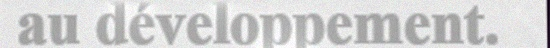
#> input picture doc/imgs_words/french/2.jpg, 550 x 48 px, given in place of 2.png, which was not available
$ python project_utils.py   (older library calls are emulated)
#> lines starting #> are read from the running program, lines starting #| are printed output that depends on the picture; after the words box and inside, x2 and y2 are one past the last pixel; in counts of white or black regions, pixels touching at a corner belong together; pictures that were not available may be replaced by others from this repository, and a replacement may not be noted
#> further down, img is the input picture: shape (48, 550, 3); mean B, G, R 210.6, 210.6, 210.6
import argparse
import os, sys
import cv2
import numpy as np
import json
from PIL import Image, ImageDraw, ImageFont
import math
import re
import difflib
from shapely.geometry import Polygon
import pyclipper

class PostProcess(object):
    # [173 lines left out: functions __init__, polygons_from_bitmap, boxes_from_bitmap, unclip, get_mini_boxes, box_score_fast and 1 more, not called in this run]

def get_lines_mask(binary_image, which='v'):
    assert which in ('v', 'h')
    # Create the images that will use to extract the horizontal or vertical lines
    img = np.copy(binary_image)
    h, w = img.shape[:2]
    # Specify size on horizontal axis
    if which == 'v':
        kernel_tuple = (1, h // 30)
    else:
        kernel_tuple = (w // 30, 1)
    # Create structure element for extracting vertical lines through morphology operations
    structure = cv2.getStructuringElement(cv2.MORPH_RECT, kernel_tuple)
    # Apply morphology operations
    img = cv2.erode(img, structure)
    img = cv2.dilate(img, structure)
    # Inverse vertical image
    img = cv2.bitwise_not(img)
    # extract edges
    edges = cv2.adaptiveThreshold(img, 255, cv2.ADAPTIVE_THRESH_MEAN_C, cv2.THRESH_BINARY, 3, -2)
    # dilate(edges)
    kernel = np.ones((2, 2), np.uint8)
    edges = cv2.dilate(edges, kernel)
    # src.copyTo(smooth)
    smooth = np.copy(img)
    # blur smooth img
    smooth = cv2.blur(smooth, (2, 2))
    # smooth.copyTo(src, edges)
    (rows_or_cols, cols) = np.where(edges != 0)
    img[rows_or_cols, cols] = smooth[rows_or_cols, cols]
    img = cv2.bitwise_not(img)
    thresh, mask = cv2.threshold(img, 1, 255, cv2.THRESH_BINARY)
    mask = mask.astype(bool)
    return mask


def line_angle(line):
    if len(line.shape) == 1:
        gradient = (line[3] - line[1]) / (line[2] - line[0])
    else:
        gradient = (line[:, 3] - line[:, 1]) / (line[:, 2] - line[:, 0] + 0.00001)
    line_angle = np.arctan(gradient) / np.pi * 180
    return line_angle


def get_lines(img):
    output_lines = []
    h, w = img.shape[:2]
#> h = 48; w = 550
    gray = cv2.cvtColor(img, cv2.COLOR_BGR2GRAY)
    gray = cv2.bitwise_not(gray)
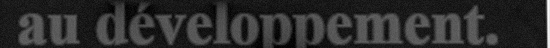
#> gray: shape (48, 550); min 0, max 250, mean 44.4
    bw = cv2.adaptiveThreshold(gray, 255, cv2.ADAPTIVE_THRESH_MEAN_C, cv2.THRESH_BINARY, 15, -2)
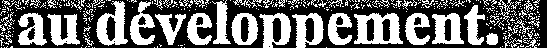
#> bw: shape (48, 550); 41.9% white; 382 white regions (332 under 20 px), largest, box (x1, y1, x2, y2) and area: (354, 13, 403, 44) 957, (96, 1, 128, 46) 754, (259, 13, 291, 48) 647
    h_edges = get_lines_mask(bw, 'h')
#> in get_lines_mask, `img = cv2.erode(img, structure)`: img: shape (48, 550); 1.4% white in thin lines or dots, all inside (x1, y1, x2, y2) = (27, 15, 477, 44)
#> in get_lines_mask, `img = cv2.dilate(img, structure)`: img: shape (48, 550); 4.5% white in thin lines or dots, all inside (x1, y1, x2, y2) = (19, 15, 486, 44)
#> in get_lines_mask, `edges = cv2.adaptiveThreshold(img, 255, cv2.ADAPTIVE_THRESH_MEAN_C, cv..`: edges: shape (48, 550); 5.3% white in thin lines or dots, all inside (x1, y1, x2, y2) = (18, 14, 487, 45)
#> in get_lines_mask, `edges = cv2.dilate(edges, kernel)`: edges: shape (48, 550); 10.7% white; 21 white regions, largest, box (x1, y1, x2, y2) and area: (330, 38, 406, 45) 316, (407, 38, 467, 46) 256, (354, 15, 402, 21) 200
#> in get_lines_mask, `smooth = cv2.blur(smooth, (2, 2))`:
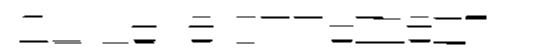
#> smooth: shape (48, 550); min 0, max 255, mean 243.5
#> in get_lines_mask, `(rows_or_cols, cols) = np.where(edges != 0)`: rows_or_cols = 2816 values from 14 to 45; cols = 2816 values, max 487 at index 43, min 18 at index 1606, mean 276.5
#> in get_lines_mask, `thresh, mask = cv2.threshold(img, 1, 255, cv2.THRESH_BINARY)`:
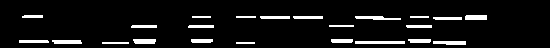
#> mask: shape (48, 550); 7.2% white; 23 white regions, largest, box (x1, y1, x2, y2) and area: (355, 41, 405, 44) 150, (355, 16, 401, 20) 130, (433, 41, 466, 45) 119
    h_edges = h_edges * 255
    h_edges = h_edges.astype(np.uint8)
    h_lines = cv2.HoughLinesP(h_edges, 1, np.pi / 360, int(h / 10), minLineLength=int(h / 10), maxLineGap=int(h / 50))
#> h_lines = 109 rows, first 6: [260, 17, 289, 17], [373, 19, 400, 19], [356, 18, 400, 18], [191, 40, 212, 40], [329, 26, 351, 25], [236, 16, 255, 16]

    v_edges = get_lines_mask(bw, 'v')
#> call 2 of get_lines_mask, with which = 'v'
#> in get_lines_mask (call 2), `edges = cv2.adaptiveThreshold(img, 255, cv2.ADAPTIVE_THRESH_MEAN_C, cv..`: edges: shape (48, 550); 30% white in thin lines or dots
#> in get_lines_mask (call 2), `edges = cv2.dilate(edges, kernel)`:
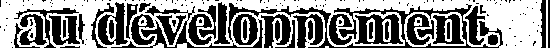
#> edges: shape (48, 550); 53.4% white; 158 black regions (118 under 20 px), largest, box (x1, y1, x2, y2) and area: (228, 3, 503, 48) 1855, (111, 6, 263, 48) 841, (355, 14, 403, 44) 782
#> in get_lines_mask (call 2), `smooth = cv2.blur(smooth, (2, 2))`:
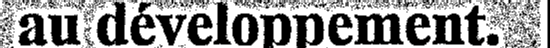
#> smooth: shape (48, 550); min 0, max 255, mean 147.7
#> in get_lines_mask (call 2), `(rows_or_cols, cols) = np.where(edges != 0)`: rows_or_cols = 14100 values from 0 to 47; cols = 14100 values, max 547 at index 474, min 0 at index 3490, mean 282
#> in get_lines_mask (call 2), `thresh, mask = cv2.threshold(img, 1, 255, cv2.THRESH_BINARY)`:
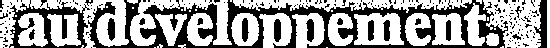
#> mask: shape (48, 550); 61.2% white; 188 black regions (167 under 20 px), largest, box (x1, y1, x2, y2) and area: (88, 0, 508, 48) 6769, (9, 0, 90, 48) 1384, (534, 0, 547, 48) 355
    v_edges = v_edges * 255
    v_edges = v_edges.astype(np.uint8)
    v_lines = cv2.HoughLinesP(v_edges, 1, np.pi / 360, int(w / 10), minLineLength=int(w / 10), maxLineGap=int(w / 50))
#> v_lines = 80 rows, first 6: [188, 40, 549, 40], [0, 15, 549, 20], [99, 0, 549, 3], [190, 41, 549, 41], [0, 26, 337, 29], [3, 18, 477, 22]

    if h_lines is not None:
        lines = h_lines[:, 0, :].tolist()
#> lines = 109 items, first 6: [260, 17, 289, 17], [373, 19, 400, 19], [356, 18, 400, 18], [191, 40, 212, 40], [329, 26, 351, 25], [236, 16, 255, 16]
        sort_lines = np.ones_like(lines)
        for i, line in enumerate(lines):
            if line[0] <= line[2]:
                sort_lines[i, :] = line
            else:
                sort_lines[i, :] = np.array([line[2], line[3], line[0], line[1]])
#> this loop made 109 passes
#> line on passes 1 to 12: [260, 17, 289, 17], [373, 19, 400, 19], [356, 18, 400, 18], [191, 40, 212, 40], [329, 26, 351, 25], [236, 16, 255, 16], [410, 16, 428, 16], [435, 19, 461, 17], [355, 41, 404, 41], [433, 41, 444, 41], [134, 41, 152, 39], [433, 17, 446, 17]
#> after the loop, sort_lines has the same summary as h_lines
        h_lines = sort_lines

        h_index = np.array(list(range(len(h_lines))))
#> h_index = 109 values from 0 to 108
        h_clusters = []
        while h_index.size > 0:
            sub_cluster = []
            i = h_index[0]
            sub_cluster.append(i)
            y_dist = abs(h_lines[i, 1] - h_lines[h_index[1:], 1])
            dist_idx = np.where(abs(y_dist) < int(h / 100))[0]
            angle_diff = abs(line_angle(h_lines[i]) - line_angle(h_lines[h_index[1:]]))
            angle_idx = np.where(angle_diff < 3)[0]
            merge_idx = np.intersect1d(dist_idx, angle_idx)
            # leave_idx = np.setdiff1d(h_index,merge_idx+1)
            # leave_idx=np.setdiff1d(leave_idx,h_index[0])
            merge_idx = (merge_idx + 1).tolist()
            sub_cluster.extend(h_index[merge_idx])
            h_clusters.append(sub_cluster)
            leave_idx = np.setdiff1d(h_index, np.array(sub_cluster))
            h_index = leave_idx
#> this loop made 109 passes
#> angle_idx on passes 16, 20, 21, 26, 27, 28: [9, 10, 13, 15, 19, 27, 29, 35, 36, 48, 52, 57, 60, 65], [23, 32, 41, 48, 52, 54, 61, 72, 80], [6, 16, 23, 36, 39, 66], [0, 3, 4, 5, 9, 16, 19, 20, 25, 26, 38, 42, 47, 50, 55], [2, 3, 4, 8, 15, 18, 19, 24, 37, 46, 49], [16, 29, 59]
#> after the loop, h_clusters = 109 items, first 6: [0], [1], [2], [3], [4], [5]
        h_lines_cluster = []
        for cl in h_clusters:
            line_cluster = []
            cl_line = h_lines[cl]
            min_x = np.argsort(cl_line[:, 0])
            max_x = np.argsort(cl_line[:, 2])
            start = cl_line[min_x[0], :2]
            end = cl_line[max_x[-1], 2:]
            line_cluster.extend(list(start))
            line_cluster.extend(list(end))
            h_lines_cluster.append(line_cluster)
#> this loop made 109 passes
#> (cl, start, end) on passes 1 to 12: ([0], [260, 17], [289, 17]), ([1], [373, 19], [400, 19]), ([2], [356, 18], [400, 18]), ([3], [191, 40], [212, 40]), ([4], [329, 26], [351, 25]), ([5], [236, 16], [255, 16]), ([6], [410, 16], [428, 16]), ([7], [435, 19], [461, 17]), ([8], [355, 41], [404, 41]), ([9], [433, 41], [444, 41]), ([10], [134, 41], [152, 39]), ([11], [433, 17], [446, 17])
#> after the loop, h_lines_cluster has the same summary as lines
    else:
        h_lines_cluster = []

    if v_lines is not None:
        lines = v_lines[:, 0, :].tolist()
#> lines = 80 items, first 6: [188, 40, 549, 40], [0, 15, 549, 20], [99, 0, 549, 3], [190, 41, 549, 41], [0, 26, 337, 29], [3, 18, 477, 22]
        sort_lines = np.ones_like(lines)
        for i, line in enumerate(lines):
            if line[1] <= line[3]:
                sort_lines[i, :] = line
            else:
                sort_lines[i, :] = np.array([line[2], line[3], line[0], line[1]])
#> this loop made 80 passes
#> line on passes 1 to 12: [188, 40, 549, 40], [0, 15, 549, 20], [99, 0, 549, 3], [190, 41, 549, 41], [0, 26, 337, 29], [3, 18, 477, 22], [0, 42, 153, 42], [188, 38, 549, 38], [139, 4, 549, 4], [0, 40, 338, 34], [0, 43, 153, 43], [139, 5, 549, 5]
#> after the loop, sort_lines has the same summary as v_lines
        v_lines = sort_lines
        v_index = np.array(list(range(len(v_lines))))
#> v_index = 80 values from 0 to 79
        v_clusters = []
        while v_index.size > 0:
            sub_cluster = []
            i = v_index[0]
            sub_cluster.append(i)
            w_dist = abs(v_lines[i, 0] - v_lines[v_index[1:], 0])
            idx = np.where(abs(w_dist) < int(w / 80))[0]
            leave_idx = np.where(abs(w_dist) >= int(w / 80))[0]
            idx = (idx + 1).tolist()
            sub_cluster.extend(v_index[idx])
            v_clusters.append(sub_cluster)
            leave_idx = (leave_idx + 1).tolist()
            v_index = v_index[leave_idx]
#> this loop made 26 passes
#> (i, idx) on passes 1, 2, 3, 4, 6, 8, 10, 11, 12, 13: (0, [3, 7, 14, 33]), (1, [2, 3, 4, 7, 9, 10, 13, 14, 18, 19, 21, 24, 37, 38, 49, 71]), (2, [42, 43]), (8, [2, 3, 8, 16, 27, 37, 44, 47]), (16, [5, 8, 26, 34]), (20, [1, 2, 27, 28, 30, 34]), (30, [4]), (32, [6, 24]), (34, [2, 16]), (36, [5, 9])
#> (i, w_dist, leave_idx, v_index) on passes 18, 19, 20, 22, 23: (52, [285, 245, 125, 86, 455, 407, 125, 358, 408, 301], [1, 2, 3, 4, 5, 6, 7, 8, 9, 10], [56, 60, 61, 67, 70, 72, 75, 77, 78, 79]), (56, [40, 160, 199, 170, 122, 160, 73, 123, 16], [1, 2, 3, 4, 5, 6, 7, 8, 9], [60, 61, 67, 70, 72, 75, 77, 78, 79]), (60, [120, 159, 210, 162, 120, 113, 163, 56], [1, 2, 3, 4, 5, 6, 7, 8], [61, 67, 70, 72, 75, 77, 78, 79]), (67, [369, 321, 272, 322, 215], [1, 2, 3, 4, 5], [70, 72, 77, 78, 79]), (70, [48, 97, 47, 154], [1, 2, 3, 4], [72, 77, 78, 79])
#> after the loop, v_clusters = 26 items, first 6: [0, 3, 7, 14, 33], [1, 4, 5, 6, 10, 12, 13, 17, 18, 22, 23, 25, 28, 42, 43, 54, 76], [2, 63, 64], [8, 11, 15, 24, 35, 48, 59, 68, 71], [9], [16, 27, 31, 55, 66]; v_index = empty array
        v_lines_cluster = []
        for cl in v_clusters:
            line_cluster = []
            cl_line = v_lines[cl]
            min_x = np.argsort(cl_line[:, 1])
            max_x = np.argsort(cl_line[:, 3])
            start = cl_line[min_x[0], :2]
            end = cl_line[max_x[-1], 2:]
            line_cluster.extend(list(start))
            line_cluster.extend(list(end))
            v_lines_cluster.append(line_cluster)
#> this loop made 26 passes
#> cl on passes 15 to 26: [40, 45, 49, 57], [44, 47], [50, 53], [52], [56], [60], [61, 75], [67], [70], [72, 78], [77], [79]
#> (cl, min_x, max_x, start, end) on passes 4, 5, 6, 7, 9: ([8, 11, 15, 24, 35, 48, 59, 68, 71], [0, 1, 2, 3, 6, 7, 5, 4, 8], [0, 1, 2, 3, 7, 6, 5, 4, 8], [139, 4], [207, 45]), ([9], [0], [0], [338, 34], [0, 40]), ([16, 27, 31, 55, 66], [3, 0, 2, 4, 1], [3, 2, 0, 4, 1], [413, 0], [199, 37]), ([19], [0], [0], [490, 21], [549, 21]), ([29], [0], [0], [51, 20], [549, 24])
    else:
        v_lines_cluster = []

    new_h_line_cluster = []
    if len(h_lines_cluster) > 0:
        for line in h_lines_cluster:
            if h / 20 < line[1] < (h - h / 20):
                new_h_line_cluster.append(line)
    new_v_line_cluster = []
    if len(v_lines_cluster) > 0:
        for line in v_lines_cluster:
            if w / 20 < line[0] < (w - w / 20):
                new_v_line_cluster.append(line)
#> this loop made 26 passes
#> line on passes 1 to 12: [188, 38, 549, 45], [3, 7, 63, 45], [99, 0, 0, 41], [139, 4, 207, 45], [338, 34, 0, 40], [413, 0, 199, 37], [490, 21, 549, 21], [217, 23, 304, 43], [51, 20, 549, 24], [327, 2, 414, 29], [453, 8, 549, 14], [549, 8, 420, 43]

    # [9 lines of commented-out code are left out]

    output_lines.append(new_v_line_cluster)
    output_lines.append(new_h_line_cluster)

    return output_lines


# [283 lines left out: functions split_connect_box, load_check_dict, is_all_chinese, is_all_not_chinese, revise_texts, small_rotate_degree, not called in this run]


if __name__ == '__main__':
    img_path = '/home/kkkzxx/Projects/PaddleOCR-develop/test_paper/pdf_images/2.png'
    img = cv2.imread(img_path)
    get_lines(img)

$ run again, with doc/imgs_words/french/1.jpg copied over doc/imgs_words/french/2.jpg
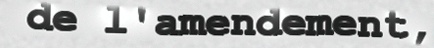
#> input picture doc/imgs_words/french/1.jpg, 434 x 48 px, given in place of 2.png, which was not available
#> img is the input picture: shape (48, 434, 3); mean B, G, R 183.4, 183.8, 182.8
#> bw: shape (48, 434); 30.3% white; 168 white regions (137 under 20 px), largest, box (x1, y1, x2, y2) and area: (257, 8, 356, 36) 1559, (155, 15, 229, 36) 1148, (27, 2, 77, 31) 799
#> rows_or_cols = 3202 values from 4 to 39; cols = 3202 values, max 411 at index 2670, min 28 at index 182, mean 231.5
#> h_edges: shape (48, 434) int64; 17.4% white; 22 white regions, largest, box (x1, y1, x2, y2) and area: (259, 30, 358, 36) 551, (156, 30, 231, 36) 417, (29, 24, 79, 32) 273
#> h_lines = 209 rows, first 6: [158, 34, 230, 30], [315, 16, 332, 19], [56, 14, 76, 15], [160, 35, 208, 34], [342, 21, 355, 19], [339, 35, 356, 35]
#> in get_lines_mask (call 2), `smooth = cv2.blur(smooth, (2, 2))`:
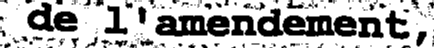
#> smooth: shape (48, 434); min 0, max 255, mean 177.8
#> rows_or_cols = 7758 values from 0 to 47; cols = 7758 values, max 433 at index 130, min 0 at index 131, mean 218.1
#> in get_lines_mask (call 2), `thresh, mask = cv2.threshold(img, 1, 255, cv2.THRESH_BINARY)`:
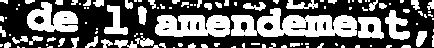
#> mask: shape (48, 434); 40.3% white; 112 white regions (65 under 20 px), largest, box (x1, y1, x2, y2) and area: (231, 8, 357, 37) 2271, (155, 15, 230, 37) 1360, (27, 2, 78, 32) 950
#> in get_lines, `v_lines = cv2.HoughLinesP(v_edges, 1, np.pi / 360, int(w / 10), minLin..`: v_lines = 58 rows, first 6: [223, 29, 433, 38], [159, 23, 376, 17], [159, 35, 286, 32], [273, 26, 426, 34], [159, 22, 433, 37], [160, 16, 395, 30]
#> in get_lines, `lines = h_lines[:, 0, :].tolist()`: lines = 209 items, first 6: [158, 34, 230, 30], [315, 16, 332, 19], [56, 14, 76, 15], [160, 35, 208, 34], [342, 21, 355, 19], [339, 35, 356, 35]
#> the loop in get_lines, `for i, line in enumerate(lines):` made 209 passes
#> after the loop in get_lines, `for i, line in enumerate(lines):`: sort_lines has the same summary as h_lines
#> h_index = 209 values from 0 to 208
#> the loop in get_lines, `while h_index.size > 0:` made 209 passes
#> after the loop in get_lines, `while h_index.size > 0:`: h_clusters = 209 items, first 6: [0], [1], [2], [3], [4], [5]
#> the loop in get_lines, `for cl in h_clusters:` made 209 passes
#> (cl, start, end) on passes 1 to 3: ([0], [158, 34], [230, 30]), ([1], [315, 16], [332, 19]), ([2], [56, 14], [76, 15])
#> after the loop in get_lines, `for cl in h_clusters:`: h_lines_cluster has the same summary as lines
#> in get_lines, `lines = v_lines[:, 0, :].tolist()`: lines = 58 items, first 6: [223, 29, 433, 38], [159, 23, 376, 17], [159, 35, 286, 32], [273, 26, 426, 34], [159, 22, 433, 37], [160, 16, 395, 30]
#> the loop in get_lines, `for i, line in enumerate(lines):` made 58 passes
#> after the loop in get_lines, `for i, line in enumerate(lines):`: sort_lines = 58 rows, first 6: [223, 29, 433, 38], [376, 17, 159, 23], [286, 32, 159, 35], [273, 26, 426, 34], [159, 22, 433, 37], [160, 16, 395, 30]
#> in get_lines, `v_lines = sort_lines`: v_lines has the same summary as sort_lines
#> in get_lines, `v_index = np.array(list(range(len(v_lines))))`: v_index = 58 values from 0 to 57
#> the loop in get_lines, `while v_index.size > 0:` made 28 passes
#> (i, idx) on passes 1, 2, 3, 4, 5, 6, 7, 10: (0, [33]), (1, [19]), (2, [42]), (3, [43]), (4, [1, 13, 36, 41, 43]), (6, [38]), (7, [13, 26, 32]), (10, [9, 25, 29, 31, 32, 34])
#> after the loop in get_lines, `while v_index.size > 0:`: v_clusters = 28 items, first 6: [0, 33], [1, 20], [2, 46], [3, 49], [4, 5, 17, 42, 48, 51], [6, 52]; v_index = empty array
#> the loop in get_lines, `for cl in v_clusters:` made 28 passes
#> cl on passes 15 to 22: [16, 31, 38], [18, 19, 24, 39], [23], [25], [26], [27], [28, 34, 45], [29, 50]
#> the loop in get_lines, `for line in h_lines_cluster:` made 209 passes
#> the loop in get_lines, `for line in v_lines_cluster:` made 28 passes
#> line on passes 1 to 8: [222, 18, 433, 38], [376, 17, 288, 35], [290, 26, 159, 35], [273, 26, 324, 35], [160, 16, 433, 37], [213, 28, 166, 31], [71, 21, 29, 26], [208, 19, 157, 20]
